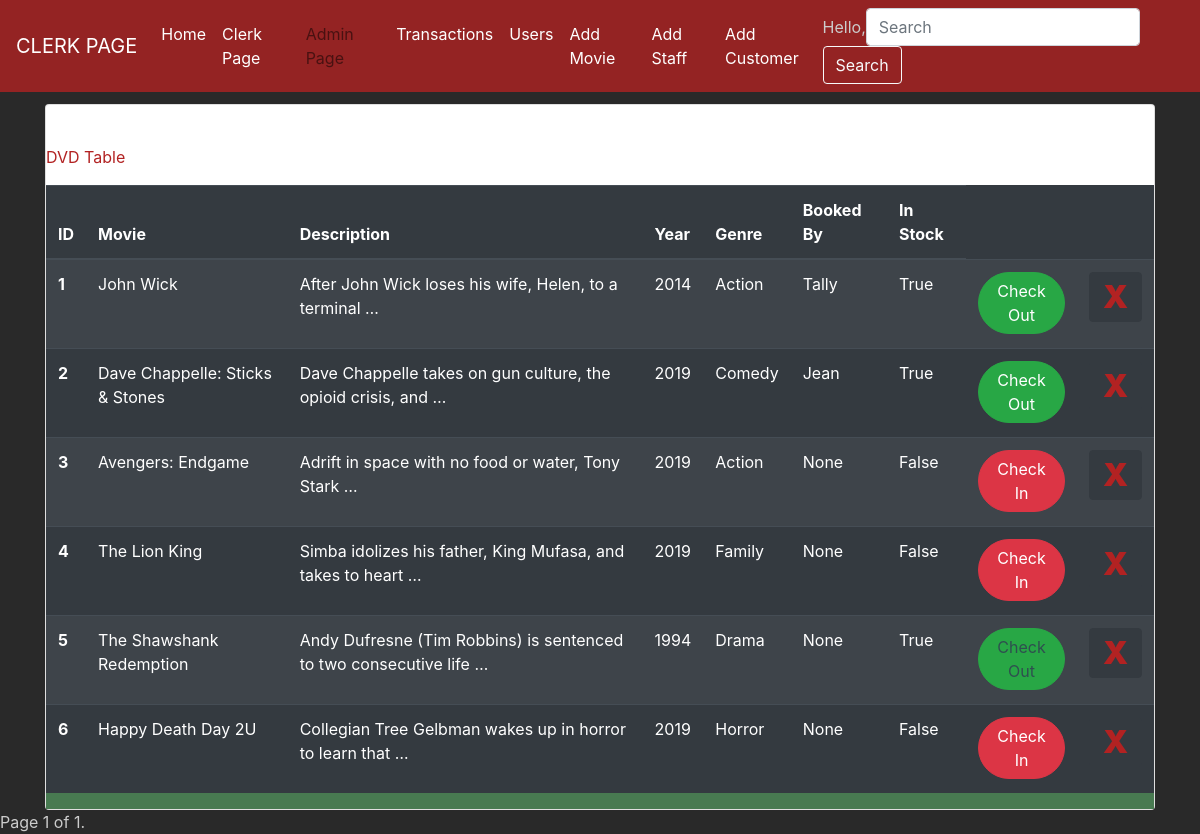
Page /clerk/?page=2 (signed in) on the earlier database version.
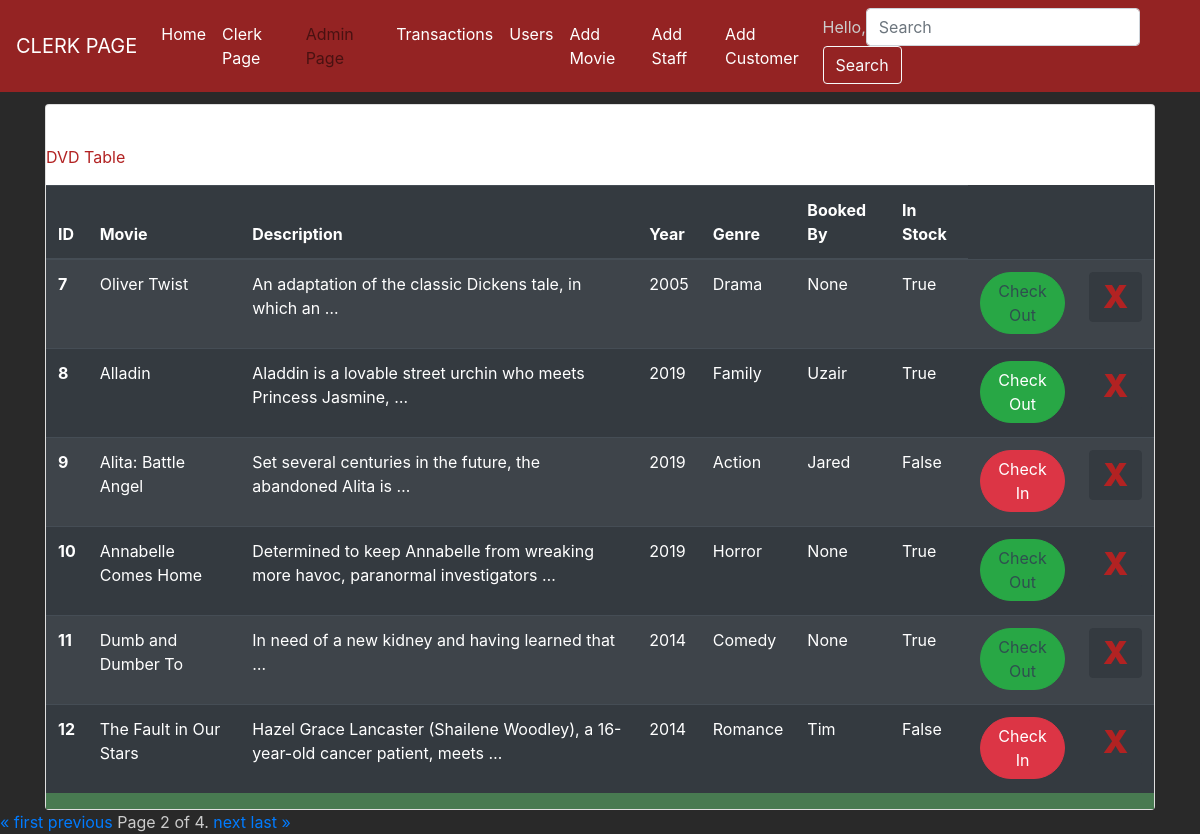
Same page on the later database version.
### webapp/models.py (models this page shows)
class DVD(models.Model):
    Title= models.CharField(max_length=50)
    year = models.CharField(max_length=255)
    genre = models.CharField(max_length=255)
    InStock= models.BooleanField(default=True)
    Synopsis= models.TextField()
    BookingPickup = models.CharField(max_length=255)
    NumOfTimesRented= models.IntegerField(default=0)
    ImageDVD= models.ImageField(upload_to='pics')
    PriceDVD = models.IntegerField(default=0)
    NumDaysBooked = models.IntegerField(default=0)

### webapp/views.py (the view)
# urls.py: path('clerk/', views.clerk, name='clerk'),
@login_required
def clerk(request):
    dvds = DVD.objects.all() #imports dvds from database
    trans = Transaction.objects.all() #imports dvds from database
    users = User.objects.all() #imports dvds from database
    customer = Customer.objects.all() #imports dvds from database
    query = request.GET.get("query")
    if query:
        dvds = DVD.objects.filter(Q(Title__icontains=query)) #Search Function according to name
    paginator = Paginator(dvds, 6) # Show 3 dvds per page
    page = request.GET.get('page')
    dvds = paginator.get_page(page)
    form=DocumentForm()
    context_dict = { 'dvds':dvds ,'form': form, 'trans':trans, 'users':users, 'customer':customer}
    return render(request, 'clerk.html',context_dict)

### webapp/form.py
class DocumentForm(forms.ModelForm):
    class Meta:
        model = DVD
        fields = ('Title','year','genre','InStock','Synopsis','BookingPickup' ,'NumOfTimesRented','ImageDVD')

### templates/clerk.html (shortened to what the changed rows need)
{%load static %}
<!DOCTYPE html>
<html lang="en">
<head>
    <link rel="stylesheet" href="https://stackpath.bootstrapcdn.com/bootstrap/4.3.1/css/bootstrap.min.css">
    <link rel="stylesheet" type="text/css" href="{% static 'clerkstye.css'%}">
</head>
<body>
<a></a><br>
    <div class="container">
        <div class="card" style="table-layout: fixed;">
                  <div class="table-body">
                          <table class="table table-striped table-dark">
                                  <thead>
                                    <tr>
                                      <th scope="col">ID</th>
                                      <th scope="col">Movie</th>
                                      <th scope="col">Description</th>
                                      <th scope="col">Year</th>
                                      <th scope="col">Genre</th>
                                      <th scope="col">Booked By</th>
                                      <th scope="col">In Stock</th>
                                    </tr>
                                  </thead>
                                  <tbody>
                                  {% for dvd in dvds %}
                                    <tr>
                                      <th scope="row">{{dvd.id}}</th>
                                      <td>{{dvd.Title}}</td>
                                      <td>{{dvd.Synopsis|safe|truncatewords:"10"|linebreaks}}</td>
                                      <td>{{dvd.year}}</td>
                                      <td>{{dvd.genre}}</td>
                                      <td>{{dvd.BookingPickup}}</td>
                                      <td>{{dvd.InStock}}</td>
                                      <td>
                                          {%if dvd.InStock %}
                                                {%if not dvd.BookingPickup == 'None' %}
                                                    <button type="button" class="btn btn-success badge-pill" data-toggle="modal" data-target="#checkout{{dvd.id}}" style="float: right">Check Out</button>
                                                {%else%}
                                                    <button type="button" class="btn btn-success badge-pill" style="pointer-events: none; color:darkslategray" data-toggle="modal" data-target="#checkout{{dvd.id}}" style="float: right">Check Out</button>
                                                {%endif%}
                                          {%else %}
                                            <form method="post" action="checkin">
                                              <button type="submit" class="btn btn-danger badge-pill" style="float: right">Check In</button>
                                            </form>
                                          {%endif%}
                                      </td>
                                      {% if user.is_superuser %}
                                      <td><form  method="post" action="deleteMovie">
                                        <button type="submit" class="btn btn-dark badge" style="color:firebrick; font-size:2rem"><strong>X</strong></button>
                                      </form>
                                      </td>
                                      {%endif%}
                                    </tr>
                                  {%endfor%}
                                  </tbody>
                                </table>
                  </div>
          </div>
        </div>
    <div class="pagination">
        <span class="step-links">
            {% if dvds.has_previous %}
                <a href="?page=1">&laquo; first</a>
                <a href="?page={{ dvds.previous_page_number }}">previous</a>
            {% endif %}
            <span class="current">
                Page {{ dvds.number }} of {{ dvds.paginator.num_pages }}.
            </span>
            {% if dvds.has_next %}
                <a href="?page={{ dvds.next_page_number }}">next</a>
                <a href="?page={{ dvds.paginator.num_pages }}">last &raquo;</a>
            {% endif %}
        </span>
    </div>
</body>
</html>

Differences in the rows shown:
no longer on this page (row edited): DVD: id "1", Title "John Wick", Synopsis "After John Wick loses his wife, Helen, to a terminal …", year "2014", genre "Action", BookingPickup "Tally", InStock "True"
no longer on this page (row edited): DVD: id "2", Title "Dave Chappelle: Sticks & Stones", Synopsis "Dave Chappelle takes on gun culture, the opioid crisis, and …", year "2019", genre "Comedy", BookingPickup "Jean", InStock "True"
no longer on this page (row edited): DVD: id "3", Title "Avengers: Endgame", Synopsis "Adrift in space with no food or water, Tony Stark …", year "2019", genre "Action", BookingPickup "None", InStock "False"
no longer on this page (row edited): DVD: id "4", Title "The Lion King", Synopsis "Simba idolizes his father, King Mufasa, and takes to heart …", year "2019", genre "Family", BookingPickup "None", InStock "False"
no longer on this page (row edited): DVD: id "5", Title "The Shawshank Redemption", Synopsis "Andy Dufresne (Tim Robbins) is sentenced to two consecutive life …", year "1994", genre "Drama", BookingPickup "None", InStock "True"
no longer on this page (row edited): DVD: id "6", Title "Happy Death Day 2U", Synopsis "Collegian Tree Gelbman wakes up in horror to learn that …", year "2019", genre "Horror", BookingPickup "None", InStock "False"
added DVD: id "7", Title "Oliver Twist", Synopsis "An adaptation of the classic Dickens tale, in which an …", year "2005", genre "Drama", BookingPickup "None", InStock "True"
added DVD: id "8", Title "Alladin", Synopsis "Aladdin is a lovable street urchin who meets Princess Jasmine, …", year "2019", genre "Family", BookingPickup "Uzair", InStock "True"
added DVD: id "9", Title "Alita: Battle Angel", Synopsis "Set several centuries in the future, the abandoned Alita is …", year "2019", genre "Action", BookingPickup "Jared", InStock "False"
added DVD: id "10", Title "Annabelle Comes Home", Synopsis "Determined to keep Annabelle from wreaking more havoc, paranormal investigators …", year "2019", genre "Horror", BookingPickup "None", InStock "True"
added DVD: id "11", Title "Dumb and Dumber To", Synopsis "In need of a new kidney and having learned that …", year "2014", genre "Comedy", BookingPickup "None", InStock "True"
added DVD: id "12", Title "The Fault in Our Stars", Synopsis "Hazel Grace Lancaster (Shailene Woodley), a 16-year-old cancer patient, meets …", year "2014", genre "Romance", BookingPickup "Tim", InStock "False"
Other differences:
{{ dvds.number }}: "1" → "2"
{{ dvds.paginator.num_pages }}: "1" → "4"
text now shown: "« first previous next last »"
